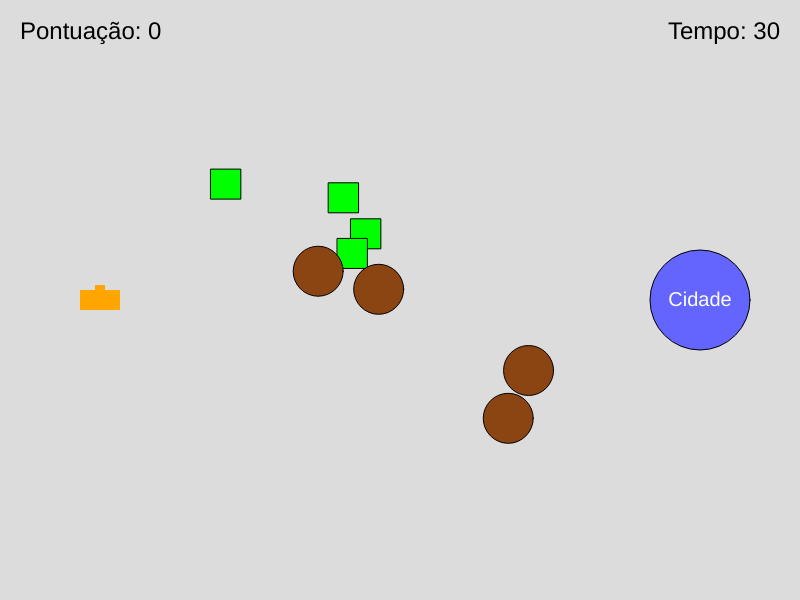
Frame 1 (no input)
Frame 60 (no input): identical to frame 1, image omitted
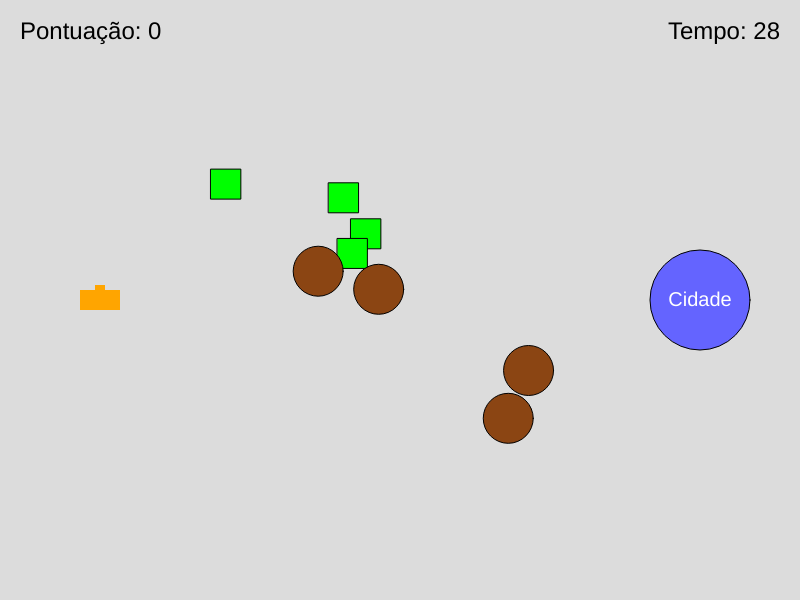
Frame 120 (the mouse pressed at the canvas centre since frame 60)

The p5.js sketch that drew these frames (run headless with seeded random() and noise() and a simulated clock; from frame 60 on, the mouse is pressed at the canvas centre):

// p5.js sketch
// ── sketch.js
let tractor;
let resources = [];
let obstacles = [];
let city;
let score = 0;
let gameOver = false;
let timeLeft = 30; // Tempo de jogo (em segundos)
let startTime;
let currentPhase = 1;
let maxPhase = 7; // Número máximo de fases
let resourcesToDeliver = 3; // Quantidade de recursos para entregar por fase

function setup() {
  createCanvas(800, 600);
  
  // Criar o trator
  tractor = new Tractor(100, height / 2);
  
  // Criar a cidade
  city = createVector(width - 100, height / 2);
  
  // Iniciar o tempo
  startTime = millis();
  
  // Iniciar a fase 1
  startPhase();
}

function draw() {
  background(220);
  
  if (gameOver) {
    textSize(32);
    textAlign(CENTER, CENTER);
    fill(255, 0, 0);
    text("Game Over! Pontuação Final: " + score, width / 2, height / 2);
    return;
  }
  
  // Atualizar o tempo restante
  timeLeft = max(0, 30 - int((millis() - startTime) / 1000));
  
  // Mostrar o tempo
  fill(0);
  textSize(24);
  textAlign(RIGHT, TOP);
  text("Tempo: " + timeLeft, width - 20, 20);
  
  // Desenhar a cidade
  fill(100, 100, 255);
  ellipse(city.x, city.y, 100, 100);
  fill(255);
  textSize(20);
  textAlign(CENTER, CENTER);
  text("Cidade", city.x, city.y);
  
  // Desenhar o trator
  tractor.update();
  tractor.display();
  
  // Verificar se o trator saiu da borda
  if (tractor.isOutOfBounds()) {
    gameOver = true; // Se o trator sair da borda, o jogo acaba
  }
  
  // Desenhar os recursos
  for (let i = resources.length - 1; i >= 0; i--) {
    let r = resources[i];
    fill(0, 255, 0);
    rect(r.x, r.y, 30, 30);
    if (tractor.collidesWith(r)) {
      resources.splice(i, 1); // Remove o recurso após pegá-lo
      score += 10; // Aumenta a pontuação
    }
  }
  
  // Desenhar obstáculos
  fill(139, 69, 19); // Cor das pedras (obstáculos)
  for (let i = 0; i < obstacles.length; i++) {
    ellipse(obstacles[i].x, obstacles[i].y, 50, 50);
    if (tractor.collidesWith(obstacles[i])) {
      gameOver = true; // Se o trator colidir com um obstáculo, o jogo acaba
    }
  }
  
  // Desenhar o caminho para a cidade
  if (tractor.collidesWith(city) && resources.length === 0) {
    score += 50; // Pontuação extra por entregar todos os recursos na cidade
    resourcesToDeliver = 3 + currentPhase; // Aumenta o número de recursos para a próxima fase
    if (currentPhase < maxPhase) {
      currentPhase++; // Avançar para a próxima fase
      startPhase();
    } else {
      fill(0, 255, 0);
      textSize(32);
      textAlign(CENTER, CENTER);
      text("Você Venceu! Pontuação Final: " + score, width / 2, height / 2);
    }
  }
  
  // Exibir a pontuação
  fill(0);
  textSize(24);
  textAlign(LEFT, TOP);
  text("Pontuação: " + score, 20, 20);
}

function startPhase() {
  // Reseta os recursos e obstáculos
  resources = [];
  obstacles = [];
  
  // Alterar os parâmetros da fase com base na fase atual
  let numResources = resourcesToDeliver + currentPhase; // Aumenta a quantidade de recursos
  let numObstacles = currentPhase + 3; // Aumenta os obstáculos a cada fase
  let phaseTime = 30 - currentPhase * 2; // Diminui o tempo por fase
  
  // Limita o tempo mínimo
  timeLeft = max(10, phaseTime);
  
  // Criar novos recursos e obstáculos com base na fase atual
  for (let i = 0; i < numResources; i++) {
    resources.push(createVector(random(150, 400), random(100, height - 100)));
  }
  
  // Criar obstáculos baseados na fase
  for (let i = 0; i < numObstacles; i++) {
    obstacles.push(createVector(random(300, 600), random(100, height - 100)));
  }
  
  // Reinicia o tempo da fase
  startTime = millis();
}

class Tractor {
  constructor(x, y) {
    this.position = createVector(x, y);
    this.velocity = createVector(0, 0);
    this.acceleration = createVector(0, 0);
    this.maxSpeed = 27; // Velocidade máxima aumentada
    this.maxForce = 0.5; // Aceleração
    this.angle = 0; // Ângulo do trator
  }
  
  update() {
    // Aplica a aceleração na velocidade
    this.velocity.add(this.acceleration);
    
    // Limita a velocidade máxima
    this.velocity.limit(this.maxSpeed);
    
    // Atualiza a posição com a velocidade
    this.position.add(this.velocity);
    
    // Suaviza a desaceleração (fica mais suave quando não pressionado)
    this.acceleration.mult(0);
    
    // Suaviza a rotação do trator
    if (this.velocity.mag() > 0) {
      this.angle = this.velocity.heading();
    }
  }
  
  applyForce(force) {
    this.acceleration.add(force);
  }
  
  display() {
    push();
    translate(this.position.x, this.position.y);
    rotate(this.angle);
    
    // Trator representado por um retângulo simples
    fill(255, 165, 0);
    noStroke();
    rect(-20, -10, 40, 20); // Corpo do trator
    rect(-5, -15, 10, 15);  // Cabine
    
    pop();
  }
  
  // Função para mover o trator com as teclas WASD
  keyPressed() {
    if (key === 'A' || key === 'a') {
      let force = createVector(-0.3, 0); // Aplica uma força para a esquerda
      this.applyForce(force);
    } else if (key === 'D' || key === 'd') {
      let force = createVector(0.3, 0); // Aplica uma força para a direita
      this.applyForce(force);
    } else if (key === 'W' || key === 'w') {
      let force = createVector(0, -0.5); // Aplica uma força para cima
      this.applyForce(force);
    } else if (key === 'S' || key === 's') {
      let force = createVector(0, 0.5); // Aplica uma força para baixo
      this.applyForce(force);
    }
  }
  
  // Verificar colisão com recursos ou obstáculos
  collidesWith(obj) {
    let d = dist(this.position.x, this.position.y, obj.x, obj.y);
    return d < 30;
  }

  // Verificar se o trator saiu da tela
  isOutOfBounds() {
    return this.position.x < 0 || this.position.x > width || this.position.y < 0 || this.position.y > height;
  }
}

// Captura de movimento do teclado
function keyPressed() {
  tractor.keyPressed();
}
